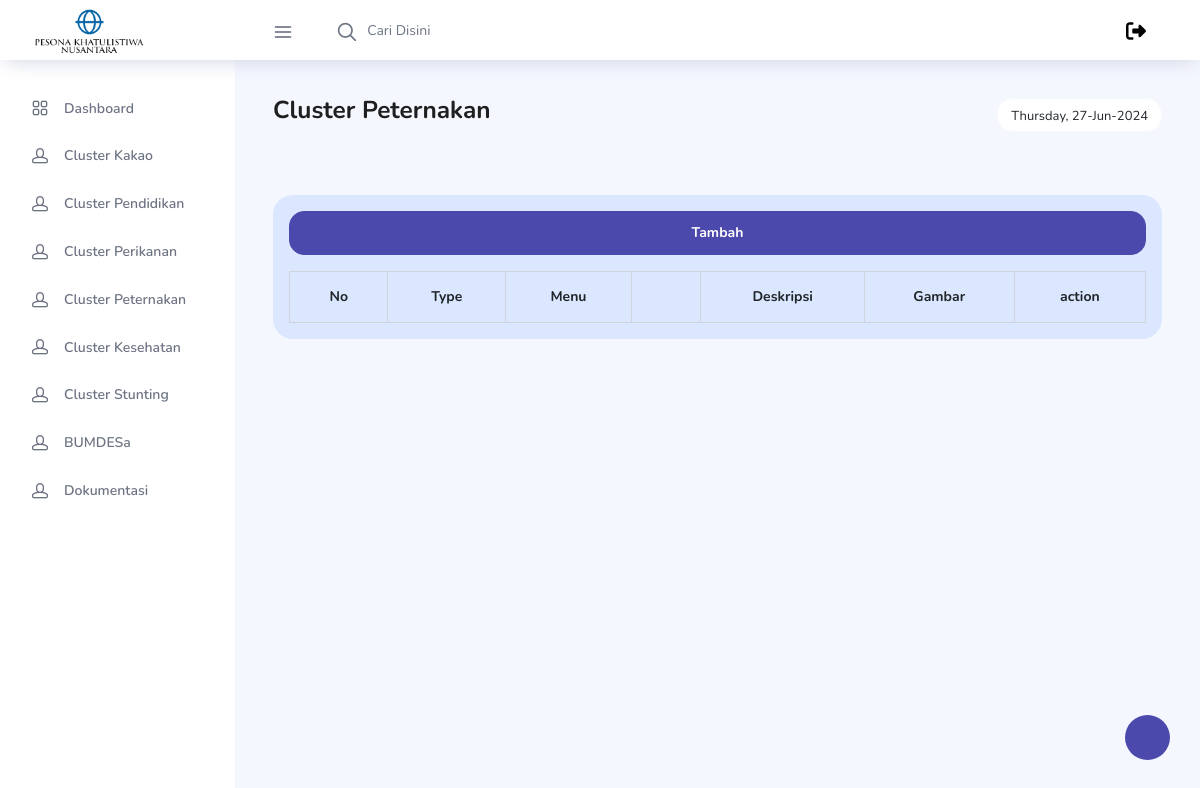
The app's page /admin/cluster-Peternakan.php?type=Peternakan (signed in), older data.
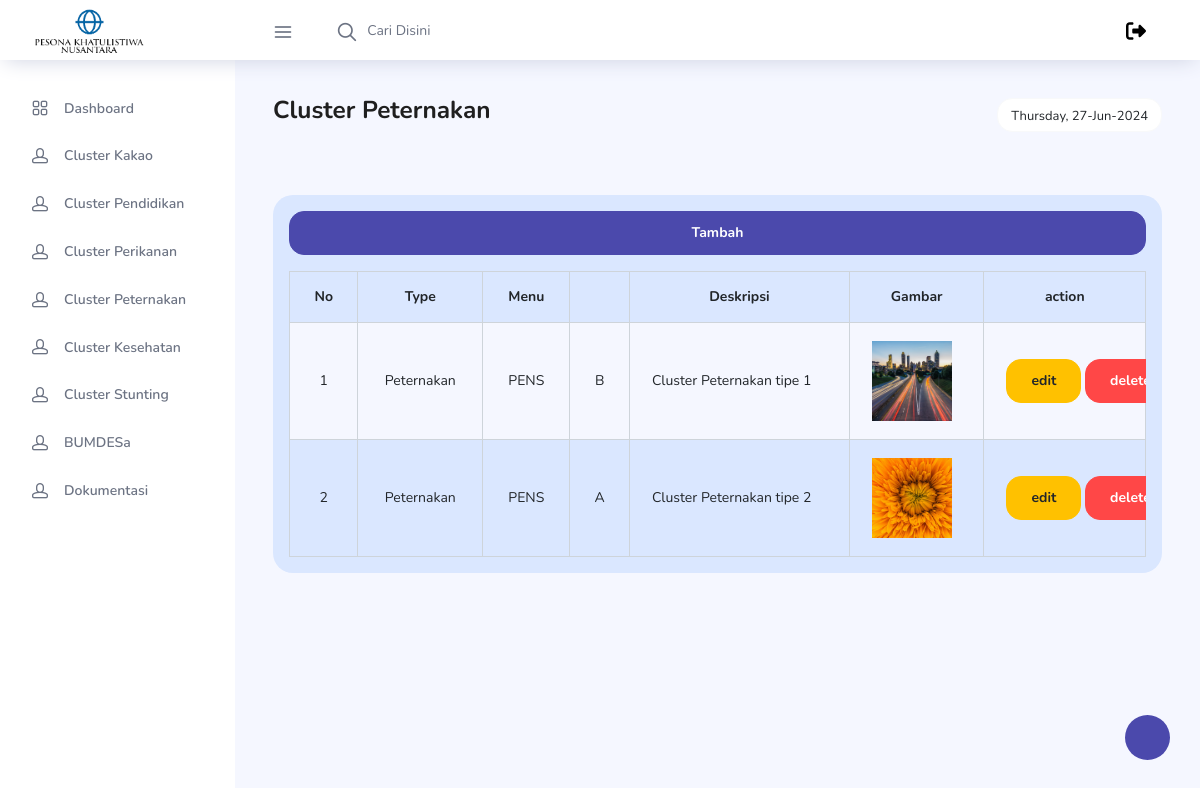
The same page, newer data.
### tables this page shows
CREATE TABLE `tbl_cluster` (
  `id_cluster` int(11) NOT NULL,
  `image_cluster` varchar(500) NOT NULL,
  `desc_cluster` varchar(550) NOT NULL,
  `type_cluster` varchar(225) NOT NULL,
  `menu_cluster` varchar(225) NOT NULL,
  `sub_menu_cluster` varchar(225) NOT NULL
);

### admin/cluster-Peternakan.php (the view, shortened to what this page needs)
<?php
    include_once('../Koneksi/config.php');
    $info = $_GET['type'];
    $data = mysqli_query($mysqli, "SELECT * FROM `tbl_cluster` WHERE `type_cluster`='$info'");
        $type = ["Kakao", "Pendidikan", "Perikanan", "Peternakan", "Kesehatan", "Stunting", "BUMDESa", "Dokumentasi"];
    $no=0;
?>
<!DOCTYPE html>
<html lang="en">
  <head>
    <link rel="stylesheet" href="../vendors/feather/feather.css" />
    <link rel="stylesheet" href="../vendors/ti-icons/css/themify-icons.css" />
    <link rel="stylesheet" href="../vendors/css/vendor.bundle.base.css" />
    <link rel="stylesheet" href="../vendors/datatables.net-bs4/dataTables.bootstrap4.css" />
    <link rel="stylesheet" href="../vendors/ti-icons/css/themify-icons.css" />
    <link rel="stylesheet" type="text/css" href="../js/select.dataTables.min.css" />
    <link rel="stylesheet" href="../css/vertical-layout-light/style.css" />
  </head>
  <body>
    <div class="container-scroller">
      <nav class="navbar col-lg-12 col-12 p-0 fixed-top d-flex flex-row">
        <div class="text-center navbar-brand-wrapper d-flex align-items-center justify-content-center">
          <a class="navbar-brand brand-logo mr-5" href="index.html">
            <img src="../images/carousel/Logo PKN.png" class="mr-2" alt="logo" />
          </a>
        </div>
        <div class="navbar-menu-wrapper d-flex align-items-center justify-content-end">
          <button class="navbar-toggler navbar-toggler align-self-center" type="button" data-toggle="minimize">
            <span class="icon-menu"></span>
          </button>
          <ul class="navbar-nav mr-lg-2">
            <li class="nav-item nav-search d-none d-lg-block">
              <div class="input-group">
                <div class="input-group-prepend hover-cursor" id="navbar-search-icon">
                  <span class="input-group-text" id="search">
                    <i class="icon-search"></i>
                  </span>
                </div>
                <input type="text" class="form-control" id="navbar-search-input" placeholder="Cari Disini" aria-label="search" aria-describedby="search" />
              </div>
            </li>
          </ul>
          <ul class="navbar-nav navbar-nav-right">
            <li class="nav-item">
            <li class="nav-item">
              <a class="nav-link" href="auth/logout.php"  onclick="return confirm('Apakah anda ingin logout?')" >
              </a>
            </li>
          </ul>
        </div>
      </nav>
      <div class="container-fluid page-body-wrapper">
        <div class="theme-setting-wrapper">
          <div id="settings-trigger"><i class="ti-settings"></i></div>
        </div>
        <nav class="sidebar sidebar-offcanvas" id="sidebar">
          <ul class="nav">
            <li class="nav-item ">
              <a class="nav-link " href="admin.php">
                <i class="icon-grid menu-icon"></i>
                <span class="menu-title">Dashboard</span>
              </a>
            </li>
            <?php
               for($i=0; $i < count($type); $i++){
            ?>
            <li class="nav-item" >
              <a class="nav-link" href="cluster-<?=$type[$i] ?>.php?type=<?=$type[$i] ?>">
                <i class="icon-head menu-icon"></i>
                <span class="menu-title"><?=($type[$i]!="BUMDESa" and $type[$i]!="Dokumentasi")? "Cluster":""?> <?=$type[$i] ?></span>
              </a>
            </li>
            <?php
                }
            ?>
          </ul>
        </nav>
        <div class="main-panel">
          <div class="content-wrapper">
            <div class="row">
              <div class="col-md-12 grid-margin">
                <div class="row">
                  <div class="col-12 col-xl-8 mb-4 mb-xl-0">
                    <h3 class="font-weight-bold">
                      Cluster <?= $_GET['type']?> <br /><br />
                    </h3>
                  </div>
                  <div class="col-12 col-xl-4">
                    <div class="justify-content-end d-flex">
                      <div class="dropdown flex-md-grow-1 flex-xl-grow-0">
                        <button class="btn btn-sm btn-light bg-white" type="button" id="dropdownMenuDate2" data-toggle="dropdown" aria-haspopup="true" aria-expanded="true">
                          <i class="mdi mdi-calendar"></i> <?=date('l, d-M-Y');?>
                        </button>
                      </div>
                    </div>
                  </div>
                </div>
              </div>
            </div>
            <div class="row">
              <div class="col-md-12 grid-margin stretch-card">
                <div class="card tale-bg p-3">
                 <a href="tambah.php?type=<?= $_GET['type']?>" class="mb-3 btn btn-primary"><b>Tambah</b></a>
                    <div class="table-responsive">
                        <table class="table table-striped table-bordered" id="dataTable" width="100%" cellspacing="0">
                            <thead>
                                <tr>
                                    <th class="text-center">No</th>
                                    <th class="text-center">Type</th>
                                    <th class="text-center">Menu</th>
                                    <th class="text-center"></th>
                                    <th class="text-center">Deskripsi</th>
                                    <th class="text-center">Gambar</th>
                                    <th class="text-center">action</th>
                                </tr>
                            </thead>
                            <tbody>
                                <?php
                                    while ($cluster = mysqli_fetch_array($data)) {
                                        $no++;
                                ?>
                                <tr>
                                    <td class="text-center"><?=$no; ?></td>
                                    <td class="text-center"><?=$cluster['type_cluster'] ?></td>
                                    <td class="text-center"><?=$cluster['menu_cluster'] ?></td>
                                    <td class="text-center"><?=$cluster['sub_menu_cluster'] ?></td>
                                    <td ><?=$cluster['desc_cluster'] ?></td>
                                    <td><img src="../images/cluster/<?=$cluster['image_cluster'] ?>"  alt="" height="80" width="80" style="border-radius: 0; width:80px; height:80px; object-fit:cover;"> </td>
                                    <td style="max-width: 150px;">
                                        <a href="edit.php?id=<?=$cluster['id_cluster']?>&type=<?=$cluster['type_cluster'] ?>" class="btn btn-warning"><b>edit</b></a>
                                        <a href="delete.php?id=<?=$cluster['id_cluster']?>&type=<?=$cluster['type_cluster'] ?>" class="btn btn-danger" onclick="return confirm('Apakah anda yakin?')" ><b>delete</b><a>
                                    </td>
                                </tr>
                                <?php
                                    }
                                ?>
                            </tbody>
                        </table>
                    </div>
                </div>
              </div>
            </div>
  </body>
</html>

Row changes from the older to the newer data that the page shows:
added tbl_cluster: type_cluster "Peternakan", menu_cluster "PENS", sub_menu_cluster "B", desc_cluster "Cluster Peternakan tipe 1", image_cluster (picture)
added tbl_cluster: type_cluster "Peternakan", menu_cluster "PENS", sub_menu_cluster "A", desc_cluster "Cluster Peternakan tipe 2", image_cluster (picture)
